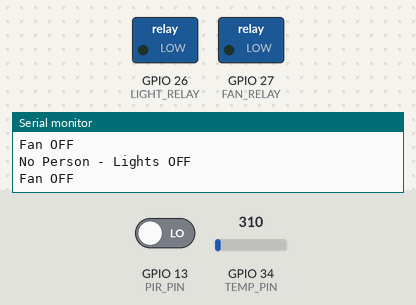
Recording of a sketch running on a simulated ESP32. Shown: switched loads named in the sketch (green lamp = pin HIGH), the last lines printed to the serial monitor. The inputs (shaded band) are chosen by the test bench; at power-on: GPIO 13 (PIR_PIN) LOW, GPIO 34 (TEMP_PIN) = 310.

Above: at 1.8 s.
1.9 s: GPIO 13 (PIR_PIN) driven HIGH
At 2.7 s:
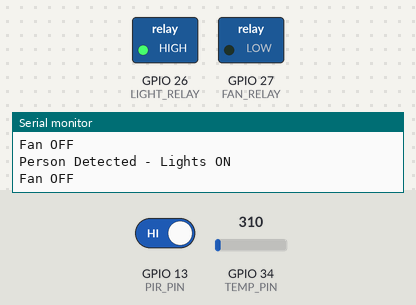
3.5 s: GPIO 13 (PIR_PIN) driven LOW
At 5.4 s:
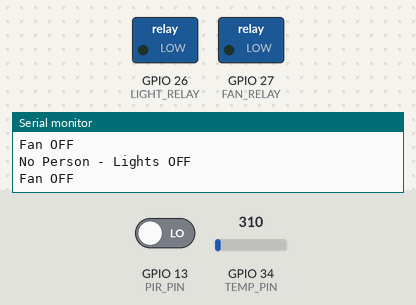
Timing chart, 0 to 6.9 s (numbered marks = the images above; inputs shaded):
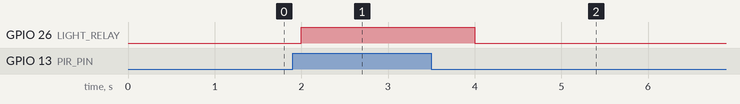

The sketch:

hostel_energy_saver.ino
```cpp
#define PIR_PIN 13
#define TEMP_PIN 34
#define LIGHT_RELAY 26
#define FAN_RELAY 27

void setup() {
  pinMode(PIR_PIN, INPUT);
  pinMode(LIGHT_RELAY, OUTPUT);
  pinMode(FAN_RELAY, OUTPUT);

  Serial.begin(9600);
}

void loop() {
  int motion = digitalRead(PIR_PIN);
  int temp = analogRead(TEMP_PIN);

  // Occupancy Detection
  if (motion == HIGH) {
    digitalWrite(LIGHT_RELAY, HIGH);
    Serial.println("Person Detected - Lights ON");
  } else {
    digitalWrite(LIGHT_RELAY, LOW);
    Serial.println("No Person - Lights OFF");
  }

  // Temperature-based Fan Control
  if (temp > 2000) {
    digitalWrite(FAN_RELAY, HIGH);
    Serial.println("Fan ON");
  } else {
    digitalWrite(FAN_RELAY, LOW);
    Serial.println("Fan OFF");
  }

  delay(1000);
}
```

Measured:
- after the input at 1.9 s, GPIO 26 (LIGHT_RELAY): LOW → HIGH after 0.10 s
- after the input at 3.5 s, GPIO 26 (LIGHT_RELAY): HIGH → LOW after 0.50 s
